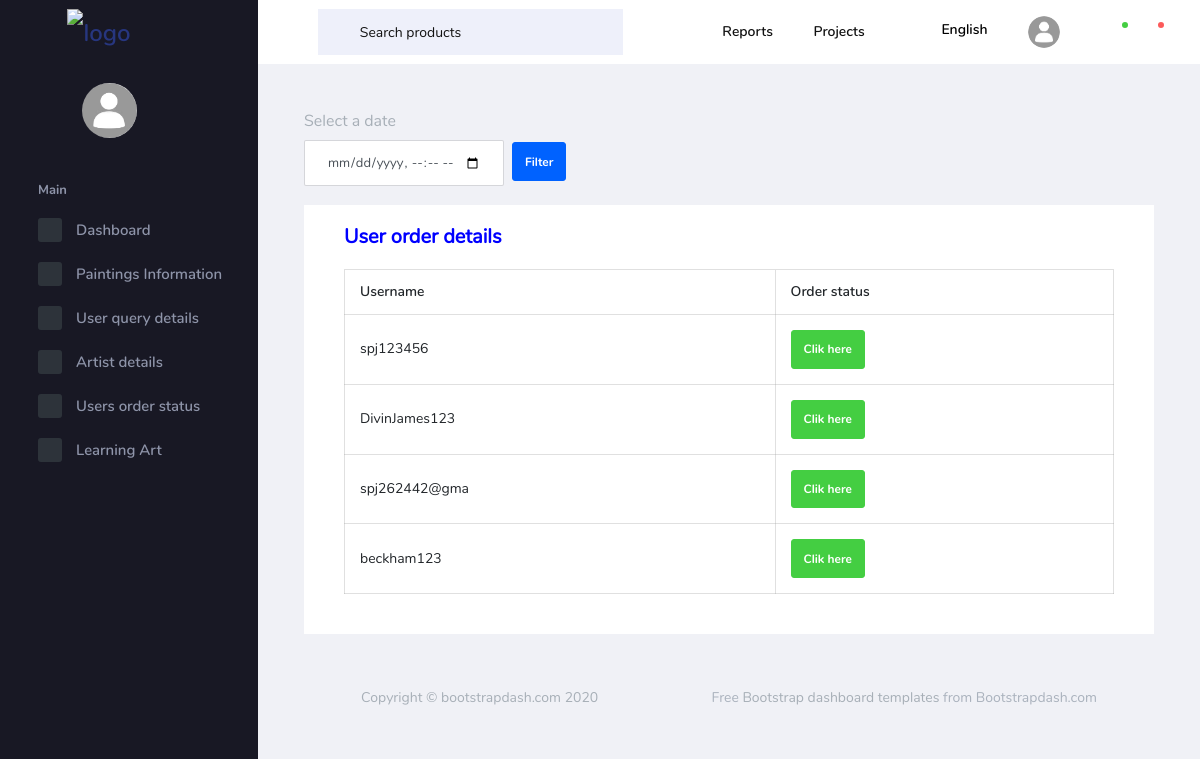
The app's page /backend/user_orders/, older data.
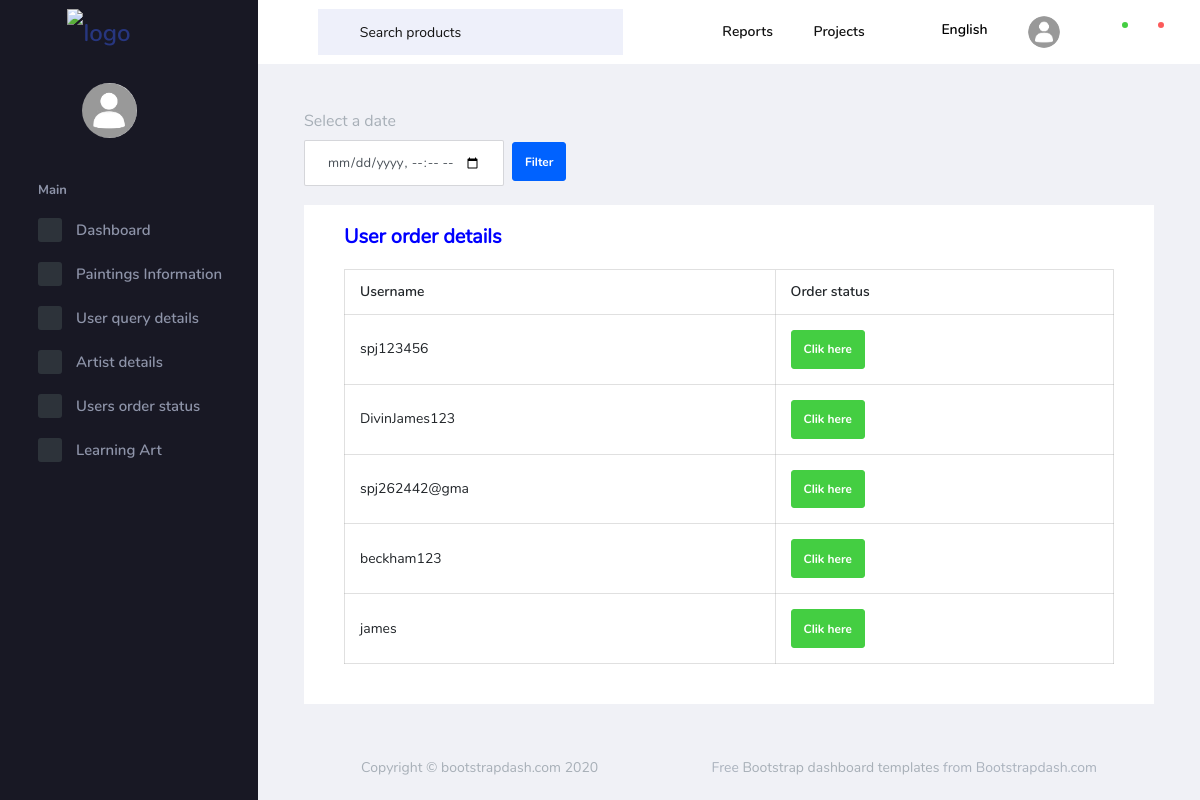
The same page, newer data.
### FrontEnd/models.py (models this page shows)
class SignUp_Db(models.Model):
    Email=models.EmailField(max_length=100,null=True,blank=True,unique=True)
    Username=models.CharField(max_length=100,null=True,blank=True,unique=True)
    Password=models.CharField(max_length=100,null=True,blank=True)
    Cpassword=models.CharField(max_length=100,null=True,blank=True)
    last_login=models.DateTimeField(null=True,blank=True)
    password_reset_token = models.CharField(max_length=100, blank=True, null=True)
    token_expiration = models.DateTimeField(blank=True, null=True)

### BackEnd/views.py (the view)
# urls.py: path('user_orders/', views.user_orders, name='user_orders'),
def user_orders(request):
    users = SignUp_Db.objects.all()
    return render(request, "user_orders.html", {"users": users})

### BackEnd/templates/user_orders.html
<!DOCTYPE html>
{% extends 'index.html' %}
{% load static %}
{% block content %}
            <form id="filter-form"  method="GET" action="">
                                    <label for="valid_to" class="mr-2">Select a date</label>
                <div class="form-group d-flex align-items-end">
                    <input type="datetime-local" id="valid_to" class="form-control mr-2" style="max-width: 200px;margin-bottom:-5px;" name="valid_to" placeholder="Enter the due date">
                    <button type="submit" class="btn btn-primary" >Filter</button>
                </div>
            </form>
                    <div class="col-lg-16 grid-margin stretch-card">
                    <div class="card">
                        <div class="card-body">
                            <h3 style="color: blue; margin-bottom: 20px; margin-top: -20px;">User order details</h3>
                            <table class="table table-bordered">
                                <thead>
                                    <tr>
                                        <th class="max-width-category">Username</th>
                                        <th class="max-width-item">Order status</th>
                                    </tr>
                                </thead>
                                <tbody>
                                    {% for user in users %}
                                    <tr>
                                        <td class="max-width-category">{{ user.Username }}</td>
                                        <td class="action-container">
                                            <a href="{% url 'order_details' user.Username %}">
                                                <button class="btn btn-success">Clik here</button>
                                            </a>
                                        </td>
                                    </tr>
                                    {% endfor %}
                                </tbody>
                            </table>
                        </div>
                    </div>
                </div>
{% endblock %}

### BackEnd/templates/index.html (shortened to what this page needs)
{% load static %}
<html lang="en">
  <head>
    <link rel="stylesheet" href="{% static 'admin2/assets/vendors/mdi/css/materialdesignicons.min.css' %}">
    <link rel="stylesheet" href="{% static 'admin2/assets/vendors/flag-icon-css/css/flag-icon.min.css' %}">
    <link rel="stylesheet" href="{% static 'admin2/assets/vendors/css/vendor.bundle.base.css' %}">
    <link rel="stylesheet" href="{% static 'admin2/assets/vendors/font-awesome/css/font-awesome.min.css' %}" />
    <link rel="stylesheet" href="{% static 'admin2/assets/vendors/bootstrap-datepicker/bootstrap-datepicker.min.css' %}">
    <link rel="stylesheet" href="{% static 'admin2/assets/css/style.css' %}">
  </head>
  <body>
    <div class="container-scroller">
      <nav class="navbar default-layout-navbar col-lg-12 col-12 p-0 fixed-top d-flex flex-row">
        <div class="text-center navbar-brand-wrapper d-flex align-items-center justify-content-center">
          <a class="navbar-brand brand-logo" style="margin-left:-60px;" href="index.html"><img src="{% static 'admin2/assets/images/logo.svg' %}" alt="logo" /></a>
        </div>
        <div class="navbar-menu-wrapper d-flex align-items-stretch">
          <button class="navbar-toggler navbar-toggler align-self-center" type="button" data-toggle="minimize">
            <span class="mdi mdi-menu"></span>
          </button>
          <div class="search-field d-none d-xl-block">
            <form class="d-flex align-items-center h-100" action="#">
              <div class="input-group">
                <div class="input-group-prepend bg-transparent">
                  <i class="input-group-text border-0 mdi mdi-magnify"></i>
                </div>
                <input type="text" class="form-control bg-transparent border-0" placeholder="Search products">
              </div>
            </form>
          </div>
          <ul class="navbar-nav navbar-nav-right">
            <li class="nav-item  dropdown d-none d-md-block">
              <a class="nav-link dropdown-toggle" id="reportDropdown" href="#" data-toggle="dropdown" aria-expanded="false"> Reports </a>
            </li>
            <li class="nav-item  dropdown d-none d-md-block">
              <a class="nav-link dropdown-toggle" id="projectDropdown" href="#" data-toggle="dropdown" aria-expanded="false"> Projects </a>
            </li>
            <li class="nav-item nav-language dropdown d-none d-md-block">
              <a class="nav-link dropdown-toggle" id="languageDropdown" href="#" data-toggle="dropdown" aria-expanded="false">
                <div class="nav-language-icon">
                  <i class="flag-icon flag-icon-us" title="us" id="us"></i>
                </div>
                <div class="nav-language-text">
                  <p class="mb-1 text-black">English</p>
                </div>
              </a>
            </li>
                     <li class="nav-item nav-profile dropdown">
              <a class="nav-link dropdown-toggle" id="profileDropdown" href="#" data-toggle="dropdown" aria-expanded="false">
                <div class="nav-profile-img">
                      <img src="{% static 'admin2/assets/images/usericon11.png' %}" style="border-radius:50%; object-fit: cover;" width="70px" height="70px" alt="image">
                </div>
              </a>
            </li>
            <li class="nav-item dropdown">
              <a class="nav-link count-indicator dropdown-toggle" id="messageDropdown" href="#" data-toggle="dropdown" aria-expanded="false">
                <i class="mdi mdi-email-outline"></i>
                <span class="count-symbol bg-success"></span>
              </a>
            </li>
            <li class="nav-item dropdown">
              <a class="nav-link count-indicator dropdown-toggle" id="notificationDropdown" href="#" data-toggle="dropdown">
                <i class="mdi mdi-bell-outline"></i>
                <span class="count-symbol bg-danger"></span>
              </a>
            </li>
          </ul>
        </div>
      </nav>
      <div class="container-fluid page-body-wrapper">
        <nav class="sidebar sidebar-offcanvas" id="sidebar">
          <ul class="nav"><br>
             <div class="nav-profile-img text-center" style="margin-left:-40px;">
    <img src="{% static 'admin2/assets/images/usericon11.png' %}" style="border-radius:50%; object-fit: cover;" width="55px" height="55px" alt="image">
</div><br>
            <li class="nav-item nav-category">Main</li>
            <li class="nav-item">
              <a class="nav-link" href="{% url 'index_page' %}">
                <span class="icon-bg"><i class="mdi mdi-cube menu-icon"></i></span>
                <span class="menu-title">Dashboard</span>
              </a>
            </li>
            <li class="nav-item">
    <a class="nav-link" data-toggle="collapse" href="#paintings-basic" aria-expanded="false" aria-controls="paintings-basic">
        <span class="icon-bg"><i class="mdi mdi-rocket menu-icon" style="margin-left:-6px;width:30px;height:30px;padding-top:4px;padding-left:5px;"></i></span>
        <span class="menu-title" style="margin-right:8px;">Paintings Information</span>
        <i class="menu-arrow"></i>
    </a>
</li>
<li class="nav-item">
    <a class="nav-link" data-toggle="collapse" href="#product-basic" aria-expanded="false" aria-controls="product-basic">
        <span class="icon-bg" ><i class="mdi mdi-food-apple menu-icon"  style="margin-left:-6px;width:30px;height:30px;padding-top:4px;padding-left:5px;"></i></span>
      <span class="menu-title" style="margin-right:31px;">User query details</span>
        <i class="menu-arrow"></i>
    </a>
</li>
<li class="nav-item">
    <a class="nav-link" data-toggle="collapse" href="#artist-basic" aria-expanded="false" aria-controls="artist-basic">
        <span class="icon-bg" ><i class="mdi mdi-food-apple menu-icon"  style="margin-left:-6px;width:30px;height:30px;padding-top:4px;padding-left:5px;"></i></span>
      <span class="menu-title" style="margin-right:67px;">Artist details</span>
        <i class="menu-arrow"></i>
    </a>
</li>
            <li class="nav-item">
    <a class="nav-link" data-toggle="collapse" href="#orders-basic" aria-expanded="false" aria-controls="orders-basic">
        <span class="icon-bg" ><i class="mdi mdi-food-apple menu-icon"  style="margin-left:-6px;width:30px;height:30px;padding-top:4px;padding-left:5px;"></i></span>
      <span class="menu-title" style="margin-right:30px;">Users order status</span>
        <i class="menu-arrow"></i>
    </a>
</li>   <li class="nav-item">
    <a class="nav-link" data-toggle="collapse" href="#learning-art-basic" aria-expanded="false" aria-controls="learning-art-basic">
        <span class="icon-bg" ><i class="mdi mdi-food-apple menu-icon"  style="margin-left:-6px;width:30px;height:30px;padding-top:4px;padding-left:5px;"></i></span>
      <span class="menu-title" style="margin-right:68px;">Learning Art</span>
        <i class="menu-arrow"></i>
    </a>
</li>
          </ul>
        </nav>
        <div class="main-panel">
          <div class="content-wrapper">
                            {% block content %}{%endblock%}
          <footer class="footer">
            <div class="footer-inner-wraper">
              <div class="d-sm-flex justify-content-center justify-content-sm-between">
                <span class="text-muted d-block text-center text-sm-left d-sm-inline-block">Copyright © bootstrapdash.com 2020</span>
                <span class="float-none float-sm-right d-block mt-1 mt-sm-0 text-center"> Free <a href="https://www.bootstrapdash.com/" target="_blank">Bootstrap dashboard templates</a> from Bootstrapdash.com</span>
              </div>
            </div>
          </footer>
        </div>
        </div>
      </div>
    </div>
  </body>
</html>

### BackEnd/templates/index.html (style rules this page uses)
.nav-item .icon-bg, .nav-item .menu-title { display: flex; align-items: center; }

Row changes from the older to the newer data that the page shows:
added SignUp_Db: Username "james"
